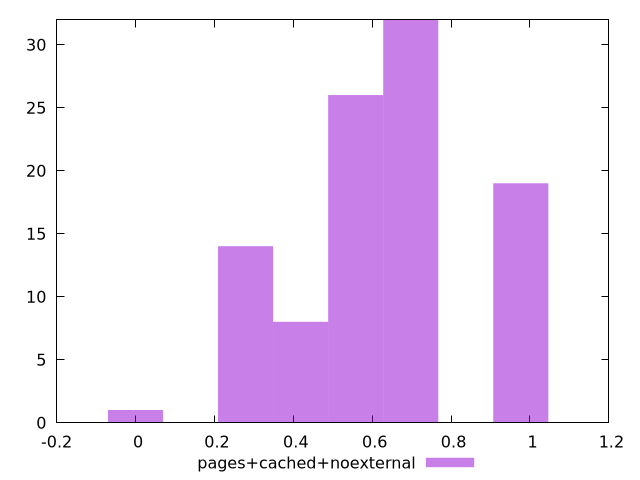

This chart was generated by the following gnuplot code:
$_pagesCachedNoexternal <<EOF
0.2790763793884207 14
0.6976909484710518 32
0.5581527587768415 26
0.9767673278594725 19
0.41861456908263106 8
0 1
EOF
set key outside below
set terminal pngcairo
set output "report_00005_2020-11-02T22-26-11.212Z/cumulative-layout-shift/pages+cached+noexternal//hist.png"
set yrange [0:32]
set boxwidth 0.13953818969421036
set style fill transparent solid 0.5 noborder
plot $_pagesCachedNoexternal title "pages+cached+noexternal" with boxes ,
